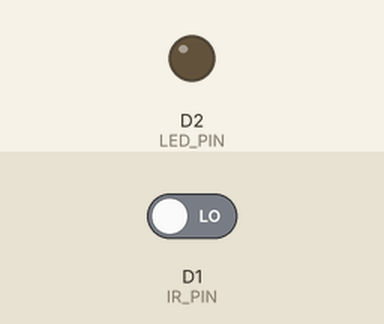
Recording of a sketch running on a simulated ESP8266 (NodeMCU). Parts: output pins drawn as LEDs (lit = HIGH). The inputs (shaded band) are chosen by the test bench; at power-on: D1 (IR_PIN) LOW. WiFi joins after 1.5 s; servers stay silent unless stated; what the sketch prints to the serial monitor is not drawn.

Above: at 0.1 s.
At 7.1 s:
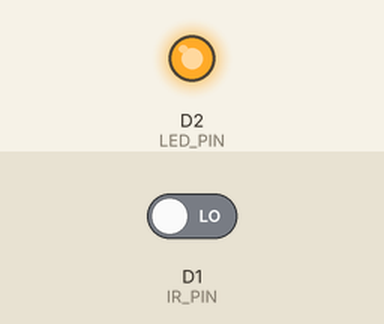
Timing chart, 0 to 8.6 s (numbered marks = the images above):
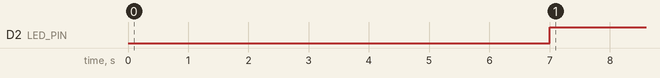

Measured:
- by itself, D2 (LED_PIN): LOW → HIGH at 7.0 s

The sketch:

IRsensor.ino
```cpp
#include <ESP8266WiFi.h>
#include <ThingSpeak.h>

const char* ssid = "iPhone";
const char* password = "00000000";

unsigned long myChannelNumber = 3205264;
const char* myWriteAPIKey = " MUHIIOVWIDFS952P";

#define IR_PIN D1
#define LED_PIN D2

WiFiClient client;

void setup() {
  Serial.begin(9600);
  pinMode(IR_PIN, INPUT);
  pinMode(LED_PIN, OUTPUT);
  Serial.println("PIR Sensor Initializing...");
  delay(5000);
  Serial.println("Ready");
  Serial.print("Connecting to WiFi");
  WiFi.begin(ssid, password);
  while (WiFi.status() != WL_CONNECTED) {
  delay(1000);
  Serial.print(".");
  }
  Serial.println("\nWiFi Connected");
  ThingSpeak.begin(client);
}

void loop() {
  int irVal = digitalRead(IR_PIN);
  if (irVal == HIGH) {
  Serial.println("No Object Detected");
  digitalWrite(LED_PIN, LOW);
  delay(500);
  } else {
  Serial.println("Object Detected");
  digitalWrite(LED_PIN, HIGH);
  delay(500);
  }
  ThingSpeak.setField(6, irVal);
  int response = ThingSpeak.writeFields(myChannelNumber, myWriteAPIKey);
  if (response == 200) {
    Serial.println("Data sent to ThingSpeak successfully");
  } else {
    Serial.print("ThingSpeak Error Code: ");
  }
  delay(15000);
}
```
